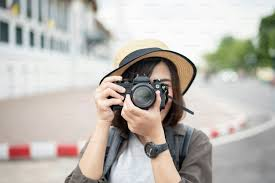
#> input picture CV1/images.jfif, 275 x 183 px
$ python practice.py
#> lines starting #> are read from the running program, lines starting #| are printed output that depends on the picture
import cv2
import matplotlib.pyplot as plt

img=cv2.imread("images.jfif")
#> img is the input picture: shape (183, 275, 3); mean B, G, R 176.3, 182.8, 187.2
print(img.shape)
#| (183, 275, 3)

cv2.rectangle(img,(50,50),(100,100),(0,0,255),2)
cv2.line(img,(50,50),(100,100),(255,0,0),2)
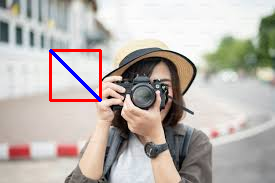
#> img: shape (183, 275, 3); mean B, G, R 174.1, 179.2, 186.5
resize=cv2.resize(img,(200,200))
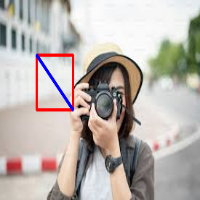
#> resize: shape (200, 200, 3); mean B, G, R 174, 179.1, 186.3
plt.imshow(cv2.cvtColor(resize,cv2.COLOR_BGR2RGB))
plt.axis("off")

plt.show()
cv2.imwrite("output.jpeg")

$ run again, with CV1/download.jfif copied over CV1/images.jfif
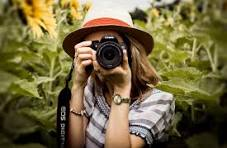
#> input picture CV1/download.jfif, 227 x 148 px
#> img is the input picture: shape (148, 227, 3); mean B, G, R 63.6, 102.3, 114.1
#| (148, 227, 3)
#> `cv2.line(img,(50,50),(100,100),(255,0,0),2)`:
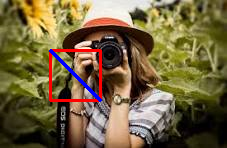
#> img: shape (148, 227, 3); mean B, G, R 63.8, 99.7, 115.6
#> `resize=cv2.resize(img,(200,200))`:
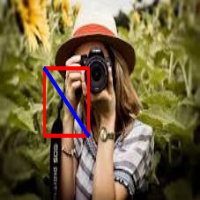
#> resize: shape (200, 200, 3); mean B, G, R 63.7, 99.6, 115.5

$ run again, with CV1/image.jfif copied over CV1/images.jfif
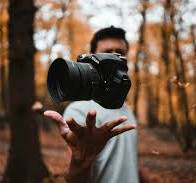
#> input picture CV1/image.jfif, 196 x 183 px
#> img is the input picture: shape (183, 196, 3); mean B, G, R 73.1, 88.5, 109.7
#| (183, 196, 3)
#> `cv2.line(img,(50,50),(100,100),(255,0,0),2)`:
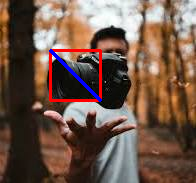
#> img: shape (183, 196, 3); mean B, G, R 73.5, 87, 112
#> `resize=cv2.resize(img,(200,200))`:
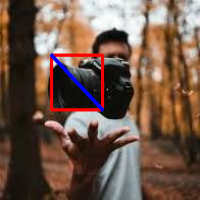
#> resize: shape (200, 200, 3); mean B, G, R 73.4, 86.8, 111.8
